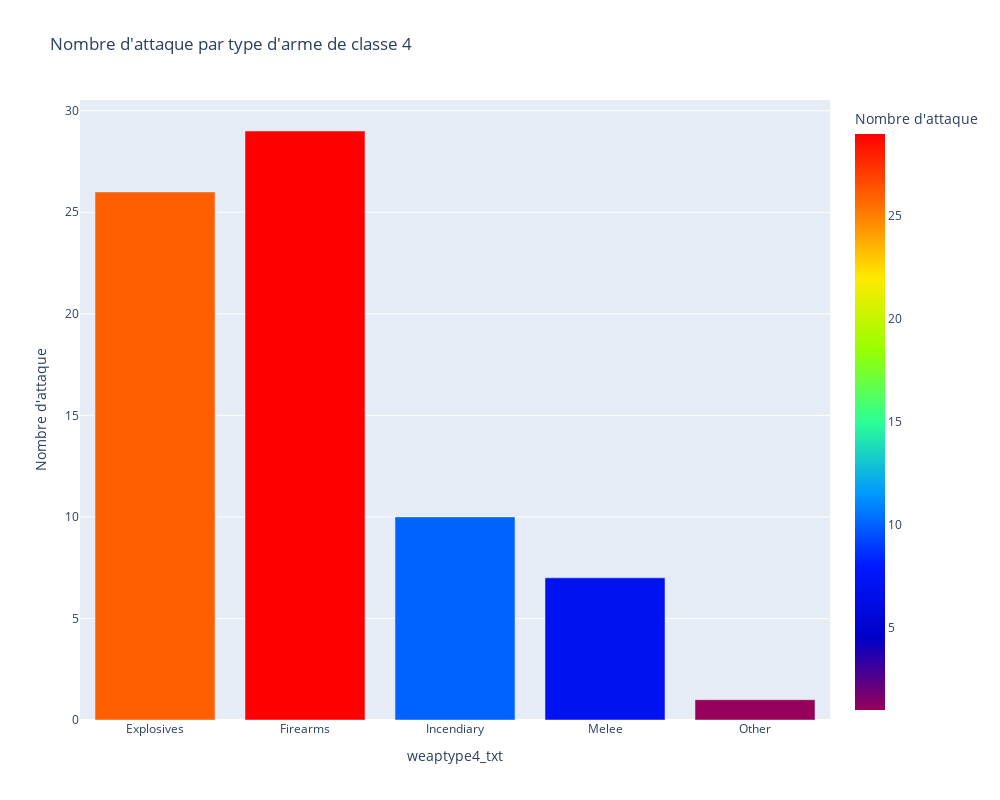

Notebook code for this chart:
### Code cell
counts4 = cleaned_data.groupby(['weaptype4_txt']).size().reset_index(name="Nombre d'attaque")
counts4 = supprimer_valeurs(counts4,"weaptype4_txt", ["''"])
fig = px.bar(counts4, x= "weaptype4_txt", y="Nombre d'attaque", height=800, width=1000,color="Nombre d'attaque",color_continuous_scale=px.colors.sequential.Rainbow, orientation='v', title="Nombre d'attaque par type d'arme de classe 4")
fig.show()

### Figure 1 — Plotly figure (JSON) as saved in the notebook; plotly's stock layout.template omitted (floating-point values rounded to 4 significant figures)
{"data": [{"alignmentgroup": "True", "hovertemplate": "weaptype4_txt=%{x}<br>Nombre d'attaque=%{marker.color}<extra></extra>", "legendgroup": "", "marker": {"color": [26, 29, 10, 7, 1], "coloraxis": "coloraxis", "pattern": {"shape": ""}}, "name": "", "offsetgroup": "", "orientation": "v", "showlegend": false, "textposition": "auto", "type": "bar", "x": ["Explosives", "Firearms", "Incendiary", "Melee", "Other"], "xaxis": "x", "y": [26, 29, 10, 7, 1], "yaxis": "y"}], "layout": {"barmode": "relative", "coloraxis": {"colorbar": {"title": {"text": "Nombre d'attaque"}}, "colorscale": [[0, "rgb(150,0,90)"], [0.125, "rgb(0,0,200)"], [0.25, "rgb(0,25,255)"], [0.375, "rgb(0,152,255)"], [0.5, "rgb(44,255,150)"], [0.625, "rgb(151,255,0)"], [0.75, "rgb(255,234,0)"], [0.875, "rgb(255,111,0)"], [1, "rgb(255,0,0)"]]}, "height": 800, "legend": {"tracegroupgap": 0}, "title": {"text": "Nombre d'attaque par type d'arme de classe 4"}, "width": 1000, "xaxis": {"anchor": "y", "domain": [0, 1], "title": {"text": "weaptype4_txt"}}, "yaxis": {"anchor": "x", "domain": [0, 1], "title": {"text": "Nombre d'attaque"}}}}
